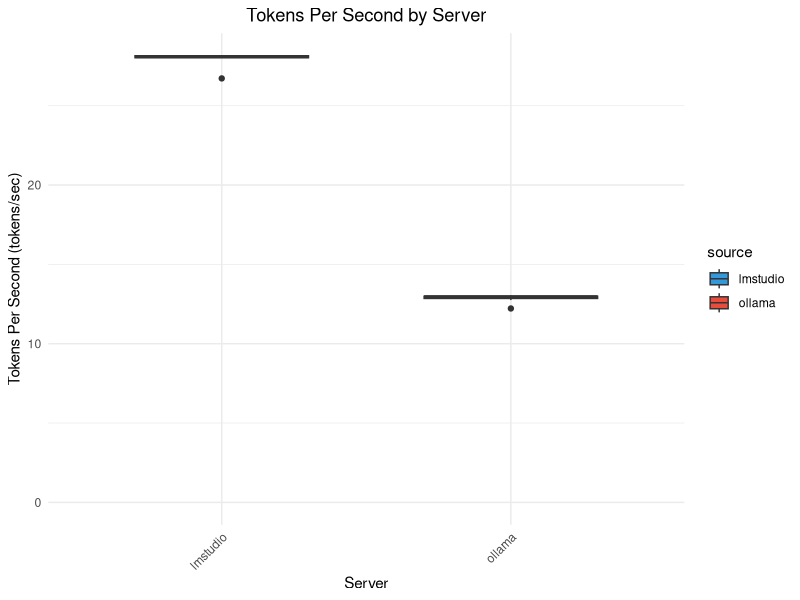
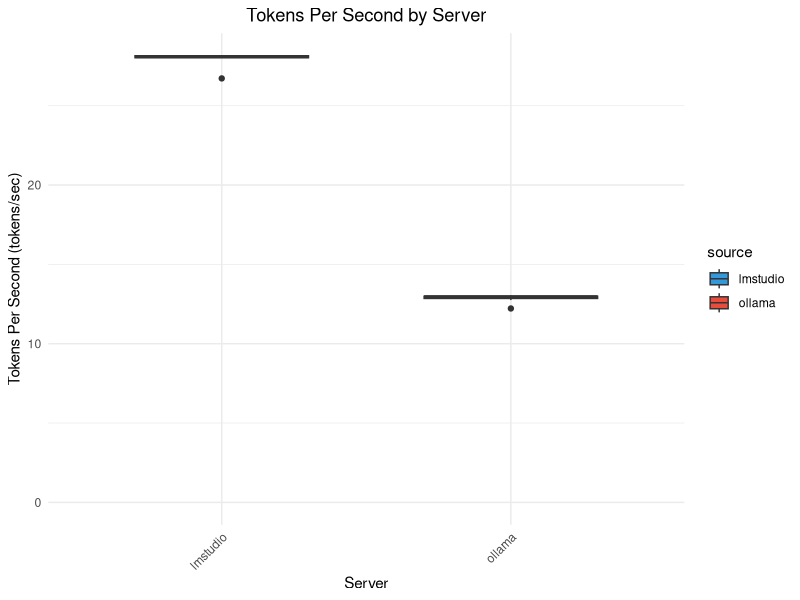

R code for these plots, in order:
# R script to merge datasets and create box plot by server

# Load required libraries
library(readr)
library(dplyr)
library(tidyr)
library(ggplot2)
library(here)

# Read the two datasets
lmstudio_data <- read_csv(here("data", "lmstudio_llm_bench.csv"), show_col_types = FALSE)
ollama_data <- read_csv(here("data", "ollama_llm_bench.csv"), show_col_types = FALSE)

# Add a source column to distinguish the datasets
lmstudio_data$source <- "lmstudio"
ollama_data$source <- "ollama"

# Merge the datasets by combining them
merged_data <- bind_rows(lmstudio_data, ollama_data)

# Create box plot with one box for each server
p <- ggplot(merged_data, aes(x = source, y = tokens_per_second, fill = source)) +
  geom_boxplot(width = 0.6) +
  labs(
    title = "Tokens Per Second by Server",
    x = "Server",
    y = "Tokens Per Second (tokens/sec)"
  ) + 
  ylim(0, max(merged_data$tokens_per_second)) +
  scale_fill_manual(values = c("lmstudio" = "#3498db", "ollama" = "#e74c3c")) +
  theme_minimal() +
  theme(
    plot.title = element_text(hjust = 0.5),
    axis.text.x = element_text(angle = 45, hjust = 1)
  )

# Save as PNG
dir.create(here("images"),  showWarnings = FALSE, recursive = TRUE)
image_file <- here("images", "box_plot.png")
ggsave(image_file, plot = p, width = 9, height = 5, dpi = 300)

# Print to console for verification
print(p)

# Print the speed ratio of LLM Studio vs. Ollama
print(mean(lmstudio_data$tokens_per_second)/mean(ollama_data$tokens_per_second))
